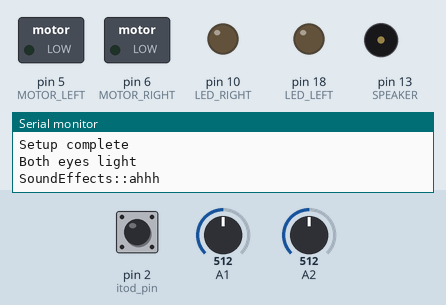
The sketch below on a simulated Arduino Uno, built with avr-gcc and run on an emulated ATmega328P. Parts: switched loads named in the sketch (green lamp = pin HIGH), output pins drawn as LEDs (lit = HIGH), buzzer (waves = sounding), the last lines printed to the serial monitor. Dashed ring = blinking. Inputs (shaded band) come from the test bench; at power-on: A1 = 512, A2 = 512, pin 2 (itod_pin) HIGH. Pins used as bus, display or sensor lines are not drawn.

Above: at 2.7 s.
2.8 s: A1 set to 705
4.7 s: A1 set to 722
At 6.3 s:
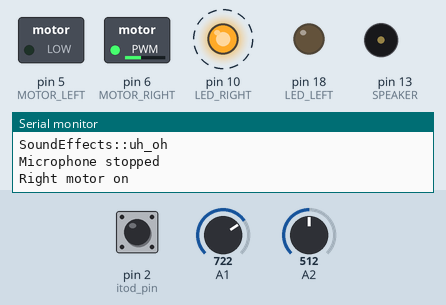
8.7 s: A2 set to 533
At 9.5 s:
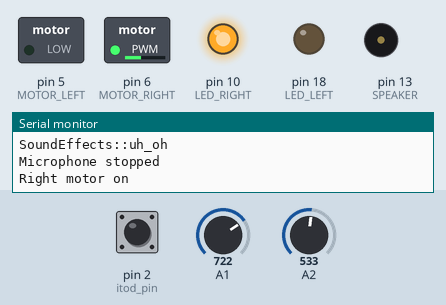
10.2 s: A2 set to 904
12.2 s: A2 set to 929
At 13.2 s:
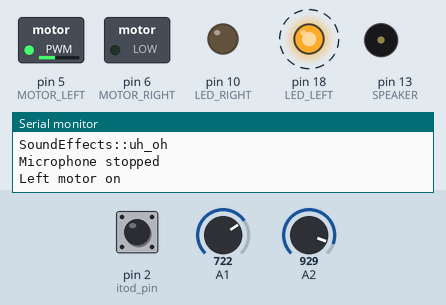
16.2 s: A2 set to 900
At 17.4 s:
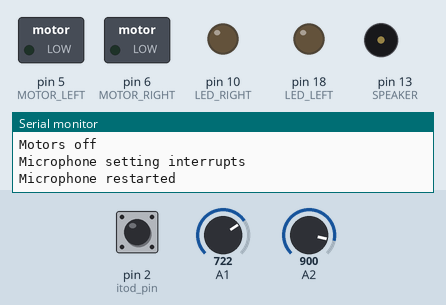
Timing chart, 0 to 19.2 s (numbered marks = the images above; inputs shaded):
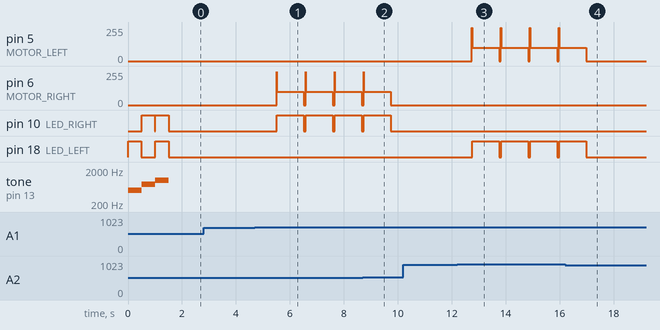

Measured:
- the behaviour switches between 712 and 713 on A1 (found by bisection; images 0 and 1)
- the behaviour switches between 521 and 522 on A2 (found by bisection; images 1 and 2)
- the behaviour switches between 922 and 923 on A2 (found by bisection; images 2 and 3)
- after the input at 2.8 s, every drawn part: stays the same
- after the input at 4.7 s, pin 6 (MOTOR_RIGHT): 0/255 → 250/255 after 0.81 s, then repeats every 1.1 s: 100/255 1.0 s, 0/255 0.06 s, 250/255 0.01 s; pin 10 (LED_RIGHT): alternates HIGH for 1.0 s and LOW for 0.07 s, starting after 0.82 s
- after the input at 8.7 s, pin 6 (MOTOR_RIGHT): goes on until 9.7 s, then stays 0/255; pin 10 (LED_RIGHT): goes on until 9.7 s, then stays LOW
- after the input at 12.2 s, pin 5 (MOTOR_LEFT): 0/255 → 250/255 after 0.55 s, then repeats every 1.1 s: 100/255 1.0 s, 0/255 0.06 s, 250/255 0.01 s; pin 18 (LED_LEFT): alternates HIGH for 1.0 s and LOW for 0.07 s, starting after 0.56 s
- after the input at 16.2 s, pin 5 (MOTOR_LEFT): goes on until 17.0 s, then stays 0/255; pin 18 (LED_LEFT): goes on until 17.0 s, then stays LOW

The sketch:

MyBug.ino
```cpp
/*
  MyBug
  This is the program to control My Bug.
  Final project for edX EE40LX.
  Author: Ron Smith, That Aint Working
  Created: April 2015
*/

#include <stdio.h>

// must include TimerOne in the .ino so it gets added to the compile path so Microphone can use it
// NOTE: this appears to block PWM on pins 9-11, not just 9-10 as the documentation suggests
#include <TimerOne.h>

#include "Microphone.h"
#include "SoundEffects.h"
#include "Eyes.h"

#define EYE_POWER     17       // physical pin 26 aka A3 but used for digital out
#define LEFT_EYE      A2       // physical pin 25 aka digital 16
#define RIGHT_EYE     A1       // physical pin 24 aka digital 15
#define LOOK_INTERVAL 1000L
#define EYE_DIFF      200

#define MIC_INT       0        // INT0 = digital 2 = physical pin 4
#define MIC_INTERVAL  100000L
#define NS_RESET      3

#define SPEAKER       13       // physical pin 19

#define MOTOR_LEFT    5        // physical pin 11
#define MOTOR_RIGHT   6        // physical pin 12
#define MOTOR_BOTH    56

#define LED_LEFT      18       // physical pin 27 aka A4 but used for digital out
#define LED_RIGHT     10       // physical pin 16

#define LED_YELLOW    LED_LEFT
#define LED_GREEN     LED_RIGHT

#define HALF_SECOND   500
#define ONE_SECOND    1000
#define TWO_SECONDS   2000


char sbuf[100];

volatile int tone_dir = 0;

Eyes* eyes;
int prev_eyes_avg;
unsigned long next_look;


void tone_rising() {
    Serial.println("Rising!");
    tone_dir = 1;
}


void tone_falling() {
    Serial.println("Falling!");
    tone_dir = -1;
}

void mic_check() {
    Microphone.dump_buffer();
}

void no_sound_recv() {
    Serial.println("Silent");
}

void stop_mic() {
    Microphone.stop();
}

void restart_mic() {
    Microphone.restart();
}

void setup() {
    Serial.begin(9600);
    Serial.println("Begin setup");

    pinMode(SPEAKER, OUTPUT);
    pinMode(LED_LEFT, OUTPUT);
    pinMode(LED_RIGHT, OUTPUT);

    SoundEffects.init(SPEAKER, &stop_mic, &restart_mic);

    digitalWrite(LED_LEFT, HIGH);
    tone(SPEAKER, 500);
    delay(500);
    digitalWrite(LED_LEFT, LOW);

    Serial.println("Initializing eyes");
    eyes = new Eyes(EYE_POWER, LEFT_EYE, RIGHT_EYE);
    prev_eyes_avg = eyes->avg();
    next_look = millis() + LOOK_INTERVAL;

    digitalWrite(LED_RIGHT, HIGH);
    tone(SPEAKER, 750);
    delay(500);
    digitalWrite(LED_RIGHT, LOW);

    Serial.println("Initializing microphone");
    Microphone.start(MIC_INT, MIC_INTERVAL, NS_RESET);
    Microphone.on_tone_rising = &tone_rising;
    Microphone.on_tone_falling = &tone_falling;
    //Microphone.on_mic_check = &mic_check;
    //Microphone.on_nsr = &no_sound_recv;

    digitalWrite(LED_LEFT, HIGH);
    digitalWrite(LED_RIGHT, HIGH);
    tone(SPEAKER, 1000);
    delay(500);
    noTone(SPEAKER);
    digitalWrite(LED_RIGHT, LOW);
    digitalWrite(LED_LEFT, LOW);

    Serial.println("Setup complete");
}

void motor_start(int motor_pin, int speed) {
    analogWrite(motor_pin, 250); // motor needs a little kickstart
    delay(10);
    analogWrite(motor_pin, speed);
    Serial.print(motor_pin == MOTOR_LEFT ? "Left" : "Right");
    Serial.println(" motor on");
}

void drive_motors(unsigned int motor_select, unsigned int duration) {
    // need to stop listening while motor runs -- it detects vibration as sound
    Microphone.stop();

    if (motor_select == MOTOR_LEFT || motor_select == MOTOR_BOTH) {
        motor_start(MOTOR_LEFT, 100);
        digitalWrite(LED_LEFT, HIGH);
    }
    if (motor_select == MOTOR_RIGHT || motor_select == MOTOR_BOTH) {
        motor_start(MOTOR_RIGHT, 100);
        digitalWrite(LED_RIGHT, HIGH);
    }

    delay(duration);

    digitalWrite(LED_LEFT, LOW);
    digitalWrite(LED_RIGHT, LOW);
    analogWrite(MOTOR_LEFT, 0);
    analogWrite(MOTOR_RIGHT, 0);
    Serial.println("Motors off");

    Microphone.restart();
}


void check_eyes(unsigned long cur_millis) {
    eyes->look();
    int cur_eyes_avg = eyes->avg();
    if (eyes->left - eyes->right > EYE_DIFF) {
        Serial.println("Right eye dark");
        SoundEffects.uh_oh();
        drive_motors(MOTOR_LEFT, ONE_SECOND);
    } else if (eyes->right - eyes->left > EYE_DIFF) {
        Serial.println("Left eye dark");
        SoundEffects.uh_oh();
        drive_motors(MOTOR_RIGHT, ONE_SECOND);
    } else if (prev_eyes_avg - cur_eyes_avg > EYE_DIFF) {
        Serial.println("Both eyes dark");
        SoundEffects.oh_no();
        for (int x = 0; x < 3; x++) {
            drive_motors(MOTOR_LEFT, HALF_SECOND);
            delay(HALF_SECOND);
            drive_motors(MOTOR_RIGHT, HALF_SECOND);
            delay(HALF_SECOND);
        }
    } else if (cur_eyes_avg - prev_eyes_avg > EYE_DIFF) {
        Serial.println("Both eyes light");
        SoundEffects.ahhh();
    } else if (eyes->left - prev_eyes_avg > EYE_DIFF) {
        Serial.println("Left eye light");
        SoundEffects.ahhh();
    } else if (eyes->right - prev_eyes_avg > EYE_DIFF) {
        Serial.println("Right eye light");
        SoundEffects.ahhh();
    }
    prev_eyes_avg = cur_eyes_avg;
    next_look = cur_millis + LOOK_INTERVAL;
}


void loop() {
    unsigned long cur_millis = millis();

    if (tone_dir > 0) {
        SoundEffects.slide(500, 1000);
        drive_motors(MOTOR_LEFT, TWO_SECONDS);
        tone_dir = 0;
    } else if (tone_dir < 0) {
        SoundEffects.slide(1000, 500);
        drive_motors(MOTOR_RIGHT, TWO_SECONDS);
        tone_dir = 0;
    }

    if (cur_millis >= next_look) {
        check_eyes(cur_millis);
    }
}
```

Eyes.h
```cpp
/*
  Eyes
  A class for handling two photoresistors, each in a voltage divider circuit so they return 0-5V.
  Author: Ron Smith, That Aint Working
  Created: April 2015
*/

#ifndef Eyes_h_
#define Eyes_h_

class Eyes {

public:
    int left;
    int right;

    Eyes(int ppin, int lpin, int rpin) : power_pin(ppin), left_pin(lpin), right_pin(rpin), left(0), right(0) {
        pinMode(ppin, OUTPUT);
        pinMode(lpin, INPUT);
        pinMode(rpin, INPUT);
    }

    void look() {
        digitalWrite(power_pin, HIGH);    // turn photocell power on
        delayMicroseconds(20);            // wait for values to settle
        left = analogRead(left_pin);
        right = analogRead(right_pin);
        digitalWrite(power_pin, LOW);     // turn photocell power off
    }

    int avg() {
        return (left + right) / 2;
    }

private:
    int power_pin;
    int left_pin;
    int right_pin;
};

#endif // Eyes_h_
```

Microphone.cpp
```cpp
/*
  Microphone
  A class for handling microphone input.
  Uses Timer1 while running or listening so you can't use it for anything else.
  Author: Ron Smith, That Aint Working
  Created: April 2015
*/

#include "Microphone.h"
#include <Arduino.h>
#include <TimerOne.h>

#define BUF_LEN   10
#define BANDS     3
#define BAND_SIZE 4

_Microphone Microphone;


void mic_input_isr() {
    Microphone.counter++;
}


void mic_check_isr() {
    Microphone.check();
}


const int itod_pin[2] = {2, 3};


_Microphone::_Microphone() : interrupt_pin(-1), on_tone_rising(NULL), on_tone_falling(NULL), on_mic_check(NULL), on_nsr(NULL) {
    buf = new unsigned int[BUF_LEN];
}


void _Microphone::start(int intrpt_pin, unsigned long intrvl, unsigned int nsr) {
    interrupt_pin = intrpt_pin;
    interval = intrvl;
    nsreset = nsr;
    reset();
    set_interrupts();
    Serial.println("Microphone started");
}

void _Microphone::restart() {
    set_interrupts();
    Serial.println("Microphone restarted");
}


void _Microphone::stop() {
    Timer1.detachInterrupt();
    detachInterrupt(interrupt_pin);
    Serial.println("Microphone stopped");
}


void _Microphone::dump_buffer() {
    for (int b = 0; b < BUF_LEN; b++) {
        if (b > 0) Serial.print(", ");
        Serial.print(buf[b]);
    }
    Serial.println();
}


void _Microphone::set_interrupts() {
    Serial.println("Microphone setting interrupts");

    // call the mic_in_isr() function whenever digital pin 2 goes from LOW to HIGH
    //pinMode(itod_pin[interrupt_pin], INPUT_PULLUP);
    attachInterrupt(interrupt_pin, mic_input_isr, FALLING);

    // Setup a timer interrupt to handling the microphone data
    Timer1.initialize(interval);
    Timer1.attachInterrupt(mic_check_isr);
}


int updown(int v0, int v1) {
    if (v0 < v1) return 1;
    if (v0 > v1) return -1;
    return 0;
}


void _Microphone::evaluate_tone() {
    int b, i, j, t, h[BANDS], l[BANDS], hs[BANDS-1], ls[BANDS-1];
    dump_buffer();
    for (b = 0; b < BANDS; b++) {
        h[b] = 0;
        l[b] = 2000;
        for (i = BAND_SIZE * b - b; i < BAND_SIZE * (b+1) - b; i++) {
            h[b] = max(h[b], buf[i]);
            l[b] = min(l[b], buf[i]);
        }
        if (b > 0) Serial.print(" / ");
        Serial.print(h[b]);
        Serial.print(", ");
        Serial.print(l[b]);
    }
    Serial.println();
    t = 0;
    for (j = 0; j < BANDS-1; j++) {
        t += updown(h[j], h[j+1]) + updown(l[j], l[j+1]);
    }
    Serial.println(t);
    if (t < 0 && on_tone_falling) (*on_tone_falling)();
    else if (t > 0 && on_tone_rising) (*on_tone_rising)();
}


void _Microphone::check() {
    noInterrupts();
    if (on_mic_check) (*on_mic_check)();
    if (counter > 0) {
        buf[bufidx++] = counter;
        counter = 0;
        nscounter = 0;
        if (bufidx >= BUF_LEN) {
            evaluate_tone();
            reset();
        }
    } else {
        if (++nscounter > nsreset) {
            if (bufidx > 7) { // close enough, pad it out
                for (int b = bufidx; b < BUF_LEN; b++)
                    buf[b] = buf[bufidx];
                bufidx = BUF_LEN;
                evaluate_tone();
            } else if (on_nsr) {
                (*on_nsr)();
            }
            reset();
        }
    }
    interrupts();
}


void _Microphone::reset() {
    counter = 0;
    nscounter = 0;
    for (bufidx = 0; bufidx < BUF_LEN; bufidx++) buf[bufidx] = 0;
    bufidx = 0;
}
```

Microphone.h
```cpp
/*
  Microphone
  A class for handling microphone input.
  Uses Timer1 while running or listening so you can't use it for anything else.
  Author: Ron Smith, That Aint Working
  Created: April 2015
*/

#ifndef Microphone_h_
#define Microphone_h_

typedef void (*feedback_func_p)();

class _Microphone {

public:

    _Microphone();

    // start listening in the backgrund using interrupts,
    // check frequency count every interval,
    // reset for nosound every nsr checks.
    void start(int intrpt_pin, unsigned long intrvl, unsigned int nsr);

    void stop();

    void restart();

    void dump_buffer(); // to Serial

    feedback_func_p on_tone_rising;      // a rising tone received
    feedback_func_p on_tone_falling;     // a falling tone received
    feedback_func_p on_mic_check;        // starting a microphone check
    feedback_func_p on_nsr;              // starting a no sound reset

private:
    int interrupt_pin;
    unsigned long interval;
    int nscounter;
    int nsreset;

    volatile unsigned int counter;
    volatile unsigned int* buf;
    volatile int bufidx;

    void set_interrupts();
    void evaluate_tone();
    void check();
    void reset();

    friend void mic_input_isr();
    friend void mic_check_isr();
};

extern _Microphone Microphone;

#endif // Microphone_h_
```

SoundEffects.cpp
```cpp
/*
  SoundEffects
  A class for generating simple sound effects.
  Author: Ron Smith, That Aint Working
  Created: April 2015
*/


#include "SoundEffects.h"
#include <Arduino.h>

_SoundEffects SoundEffects;

void _SoundEffects::init(int speaker_pin) {
    this->speaker_pin = speaker_pin;
}


void _SoundEffects::init(int speaker_pin, ba_func_p before_func, ba_func_p after_func) {
    this->speaker_pin = speaker_pin;
    this->before_func = before_func;
    this->after_func = after_func;
}


void _SoundEffects::uh_oh() {
    Serial.println("SoundEffects::uh_oh");
}


void _SoundEffects::oh_no() {
    Serial.println("SoundEffects::oh_no");
}


void _SoundEffects::ahhh() {
    Serial.println("SoundEffects::ahhh");
}


void _SoundEffects::slide(int from_pitch, int to_pitch) {
    if (before_func) (*before_func)();
    int d = (from_pitch > to_pitch ? -1 : 1);
    Serial.print("SoundEffects::slide ");
    Serial.println(d < 0 ? "down" : "up");
    for (int x = from_pitch; x != to_pitch ; x += d) {
        tone(speaker_pin, x);
        delay(1);
    }
    delay(10);
    noTone(speaker_pin);
    if (after_func) (*after_func)();
}


void _SoundEffects::two_tone(int tone1, int tone2) {
    if (before_func) (*before_func)();
    Serial.println("SoundEffects::two_tone");
    tone(speaker_pin, tone1);
    delay(200);
    tone(speaker_pin, tone2);
    delay(200);
    noTone(speaker_pin);
    if (after_func) (*after_func)();
}


void _SoundEffects::sequence(int len, int tones[], int durations[]) {
    Serial.println("SoundEffects::sequence");
}
```

SoundEffects.h
```cpp
/*
  SoundEffects
  A class for generating simple sound effects.
  Author: Ron Smith, That Aint Working
  Created: April 2015
*/

#ifndef SoundEffects_h_
#define SoundEffects_h_

typedef void (*ba_func_p)();

class _SoundEffects {
    public:
        _SoundEffects() : speaker_pin(-1), before_func(0), after_func(0) { }

        void init(int speaker_pin);
        void init(int speaker_pin, ba_func_p before_func, ba_func_p after_func);

        void uh_oh();
        void oh_no();
        void ahhh();
        void slide(int from_pitch, int to_pitch);
        void two_tone(int tone1, int tone2);
        void sequence(int len, int tones[], int durations[]);

    private:
        int speaker_pin;
        ba_func_p before_func;
        ba_func_p after_func;
};

extern _SoundEffects SoundEffects;

#endif // SoundEffects_h_
```
